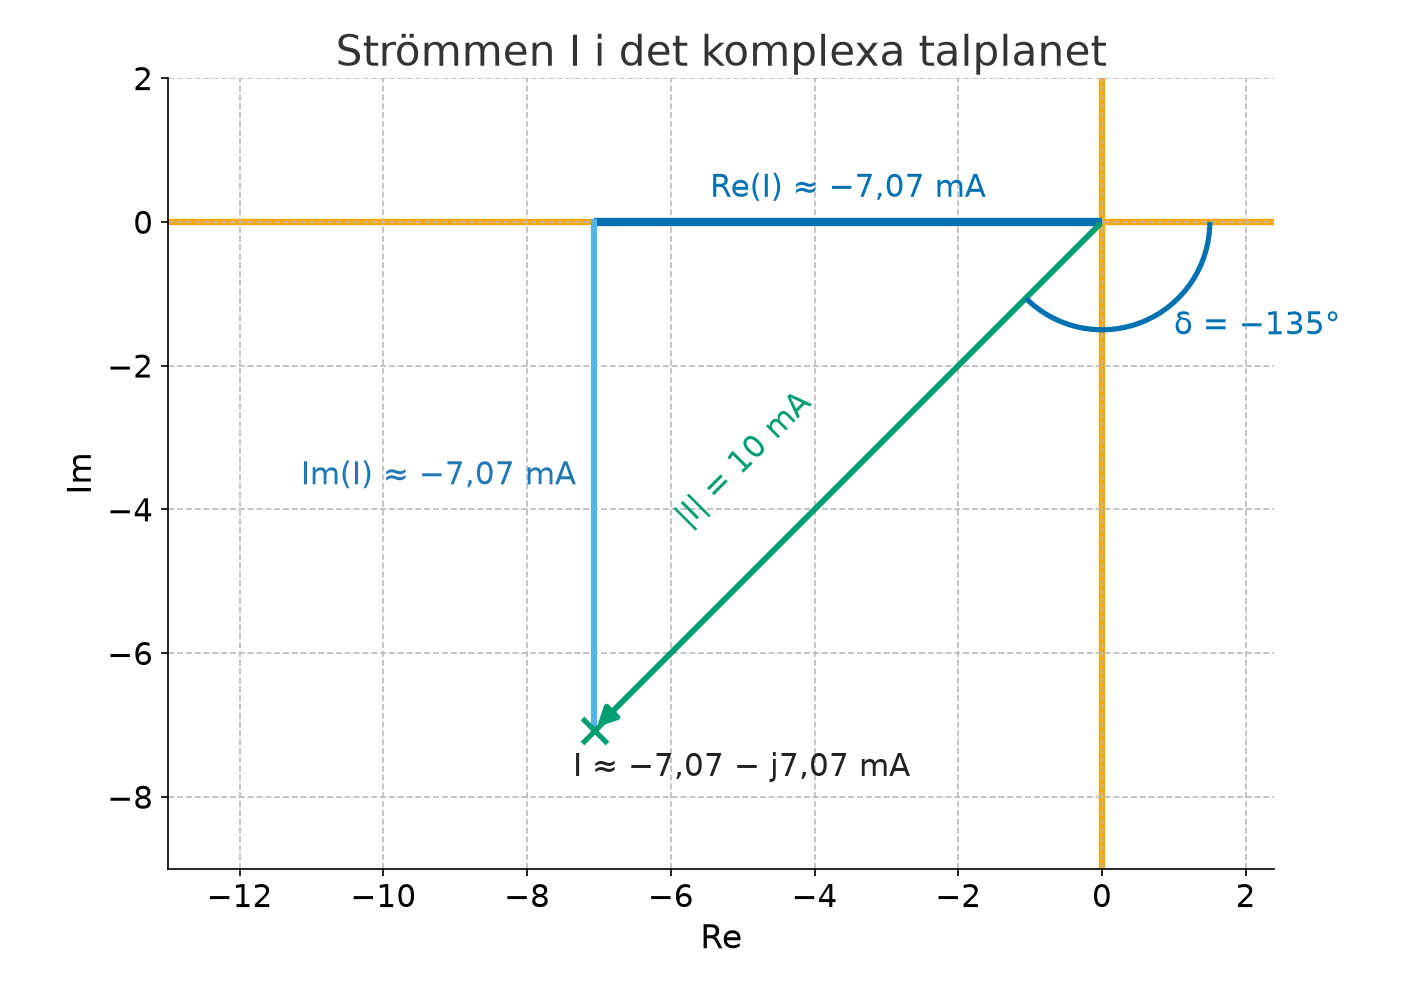

Reproduce this figure in Python.
"""Draw 2.2_current.png: the current phasor I = 10e^(-j3pi/4) mA in the complex plane (solution
to 2.2 d)).

Usage: python3 2.2_current.py (requires matplotlib). The image is written next to this script.
"""
import cmath
import math
from pathlib import Path

import matplotlib

matplotlib.use("Agg")
import matplotlib.pyplot as plt
from matplotlib.patches import Arc
from matplotlib.ticker import FuncFormatter

OUT = Path(__file__).with_suffix(".png")
AXIS = "#FFA500"
plt.rcParams.update({"font.size": 15, "axes.titlesize": 20, "axes.labelsize": 16})


def num(x, d=2):
    """Format a number with a decimal comma and a proper minus sign."""
    return f"{x:.{d}f}".replace(".", ",").replace("-", "−")


def plane(ax, xlim, ylim, title):
    """Set up the complex plane in the course's style: orange axes and a dashed grid."""
    ax.axhline(0, color=AXIS, lw=3, zorder=1)
    ax.axvline(0, color=AXIS, lw=3, zorder=1)
    ax.grid(True, ls="--", color="#BBBBBB", lw=0.8, zorder=0)
    ax.set_xlim(*xlim)
    ax.set_ylim(*ylim)
    ax.set_aspect("equal")
    ax.set_xlabel("Re")
    ax.set_ylabel("Im")
    ax.set_title(title, color="#333333")
    for side in ("top", "right"):
        ax.spines[side].set_visible(False)
    ax.xaxis.set_major_formatter(FuncFormatter(lambda v, _: num(v, 0)))
    ax.yaxis.set_major_formatter(FuncFormatter(lambda v, _: num(v, 0)))


def phasor(ax, z, color, label, lw=2.8, offset=(8, 4), ha="left"):
    """Draw z as an arrow from the origin, with a cross and a label at its tip."""
    ax.annotate("", xy=(z.real, z.imag), xytext=(0, 0),
                arrowprops=dict(arrowstyle="-|>", color=color, lw=lw, mutation_scale=18),
                zorder=3)
    ax.plot(z.real, z.imag, "x", color=color, ms=12, mew=2.5, zorder=4)
    ax.annotate(label, (z.real, z.imag), textcoords="offset points", xytext=offset,
                color="#222222", ha=ha, zorder=5)


I = cmath.rect(10, -3 * math.pi / 4)
fig, ax = plt.subplots(figsize=(9.4, 6.6), dpi=150)
plane(ax, (-13.0, 2.4), (-9.0, 2.0), "Strömmen I i det komplexa talplanet")
# Components: the real part along the Re axis, the imaginary part down to I.
ax.plot([0, I.real], [0, 0], color="#0072B2", lw=4, zorder=2, solid_capstyle="butt")
ax.plot([I.real, I.real], [0, I.imag], color="#56B4E9", lw=3, zorder=2)
phasor(ax, I, "#009E73", f"I ≈ {num(I.real)} − j{num(-I.imag)} mA", offset=(-10, -22), ha="left")
ax.text(I.real / 2, 0.35, f"Re(I) ≈ {num(I.real)} mA", ha="center", color="#0072B2")
ax.text(I.real - 0.25, I.imag / 2, f"Im(I) ≈ {num(I.imag)} mA", ha="right", va="center",
        color="#1F77B4")
ax.text(-4.9, -3.4, "|I| = 10 mA", ha="center", color="#009E73",
        rotation=45, rotation_mode="anchor")
ax.add_patch(Arc((0, 0), 3.0, 3.0, theta1=-135, theta2=0, color="#0072B2", lw=2.5, zorder=3))
ax.text(1.0, -1.45, "δ = −135°", color="#0072B2", va="center")
fig.tight_layout()
fig.savefig(OUT)
plt.close(fig)
